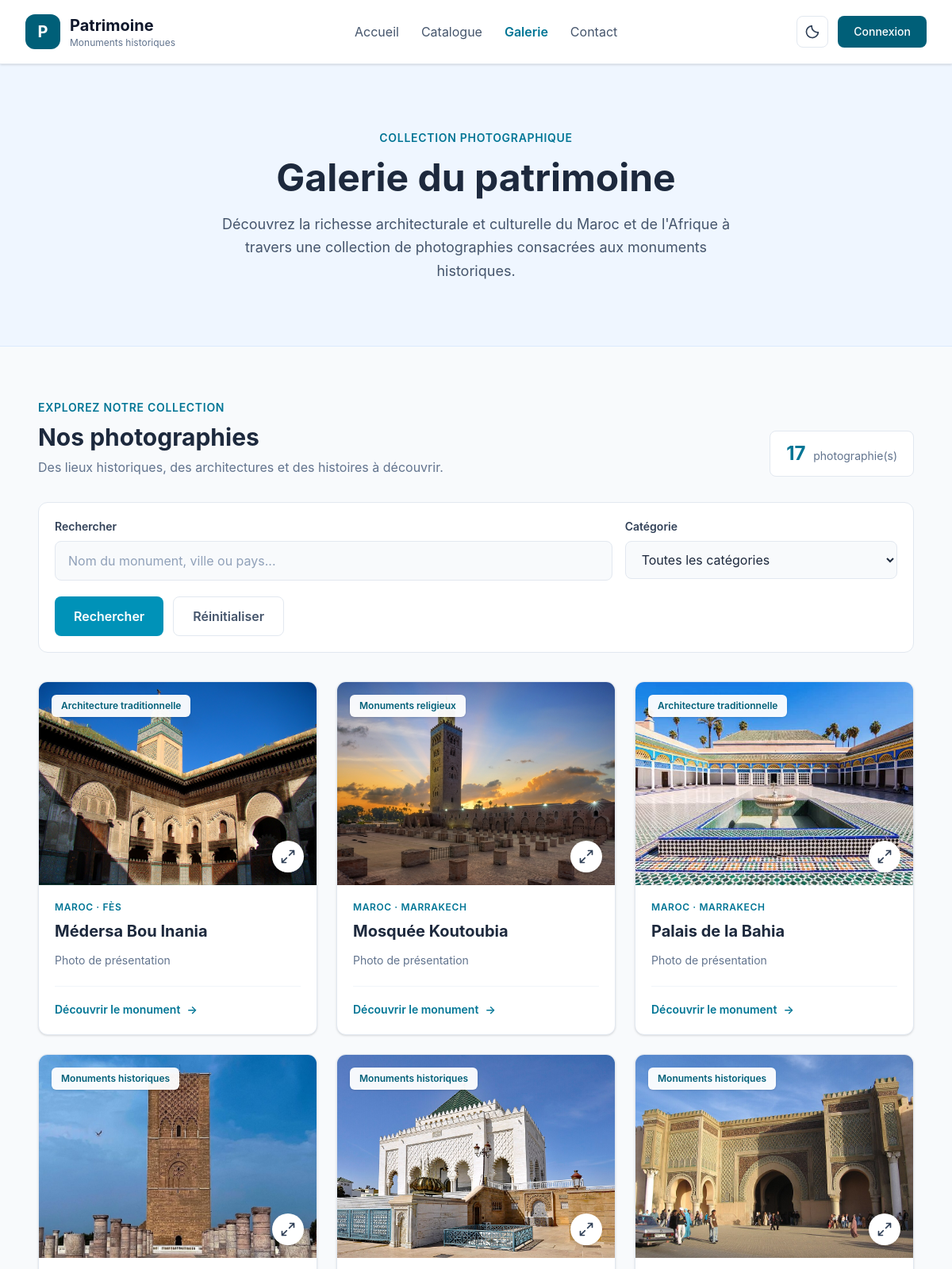
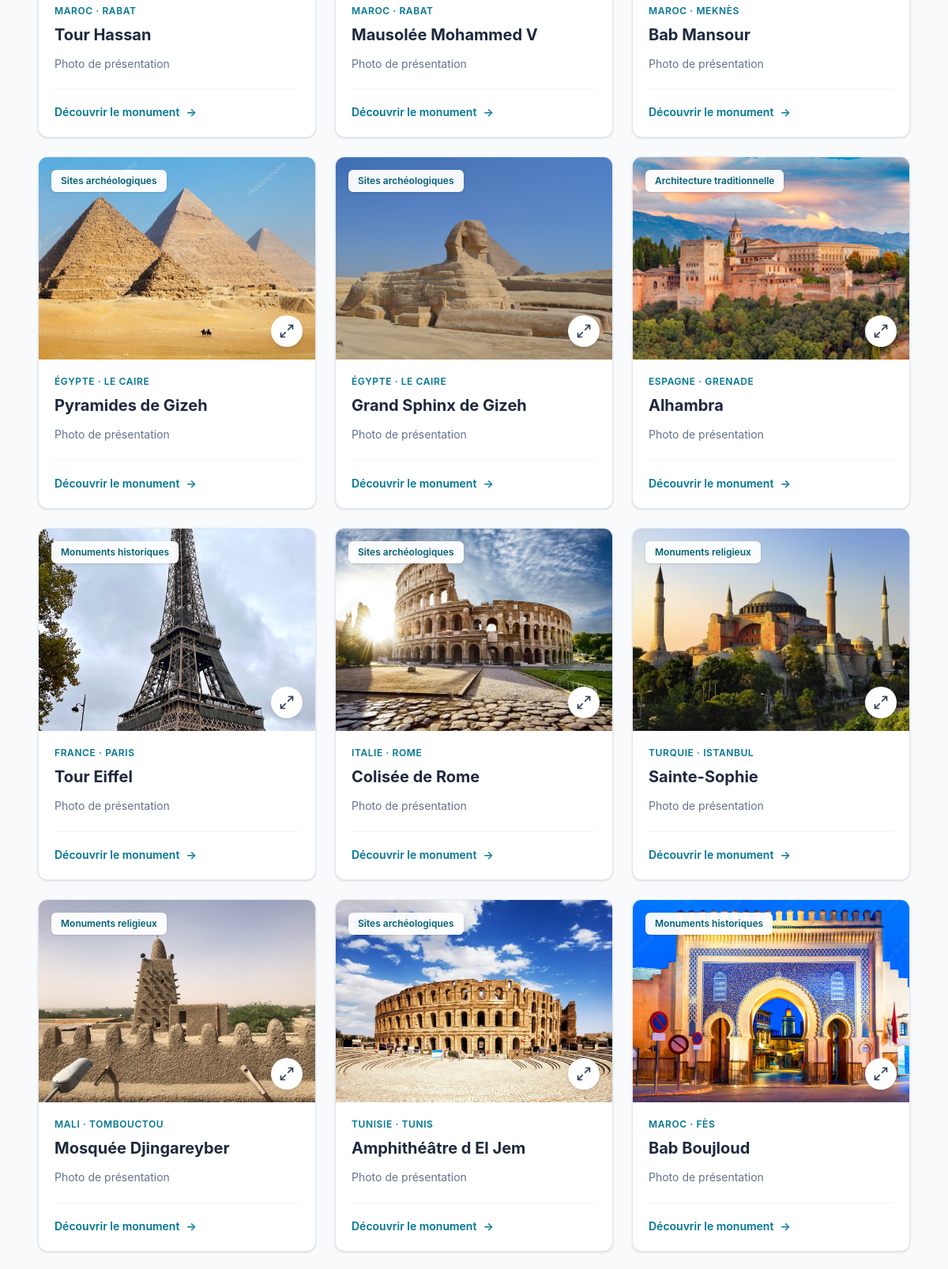
Page /galerie.php (upper part) on the committed database (2 pictures, top to bottom).
### tables this page shows
CREATE TABLE `image` (
  `id` int(11) NOT NULL,
  `chemin` varchar(255) NOT NULL,
  `legende` varchar(200) DEFAULT NULL,
  `monument_id` int(11) NOT NULL
);

CREATE TABLE `categorie` (
  `id` int(11) NOT NULL,
  `nom` varchar(100) NOT NULL,
  `description` text DEFAULT NULL
);

CREATE TABLE `pays` (
  `id` int(11) NOT NULL,
  `nom` varchar(100) NOT NULL,
  `code_iso` char(2) NOT NULL
);

CREATE TABLE `ville` (
  `id` int(11) NOT NULL,
  `nom` varchar(100) NOT NULL,
  `description` text DEFAULT NULL,
  `pays_id` int(11) NOT NULL
);

CREATE TABLE `monument` (
  `id` int(11) NOT NULL,
  `titre` varchar(150) NOT NULL,
  `description` text NOT NULL,
  `categorie_id` int(11) NOT NULL,
  `ville_id` int(11) NOT NULL
);

### galerie.php (the view, shortened to what this page needs)
<?php
function e($value): string {
    return htmlspecialchars((string)$value, ENT_QUOTES, 'UTF-8');
}
$recherche = trim($_GET['recherche'] ?? '');
$sql = "
    SELECT
        i.id AS image_id,
        i.chemin,
        i.legende,
        m.id AS monument_id,
        m.titre,
        m.description,
        c.id AS categorie_id,
        c.nom AS categorie,
        v.nom AS ville,
        p.nom AS pays
    FROM image i
    INNER JOIN monument m ON m.id = i.monument_id
    INNER JOIN categorie c ON c.id = m.categorie_id
    INNER JOIN ville v ON v.id = m.ville_id
    INNER JOIN pays p ON p.id = v.pays_id
    WHERE 1 = 1
";
$sql .= " ORDER BY i.id DESC";
$stmt = mysqli_prepare($conn, $sql);
$images = [];
if ($stmt) {
    mysqli_stmt_execute($stmt);
    $result = mysqli_stmt_get_result($stmt);
    while ($row = mysqli_fetch_assoc($result)) {
        $images[] = $row;
    }
}
$totalImages = count($images);
include __DIR__ . '/includes/header.php';
?>
<main class="bg-slate-50 dark:bg-slate-950 min-h-screen transition-colors duration-300">
    <section class="bg-blue-50 dark:bg-slate-900 border-b border-blue-100 dark:border-slate-800 transition-colors duration-300">
        <div class="max-w-6xl mx-auto px-6 py-16 md:py-20 text-center">
            <span class="inline-block text-sm font-semibold tracking-wider uppercase text-cyan-700 dark:text-cyan-400 mb-4">
                Collection photographique
            </span>
            <h1 class="text-4xl md:text-5xl font-bold text-slate-800 dark:text-white mb-5">
                Galerie du patrimoine
            </h1>
            <p class="max-w-2xl mx-auto text-slate-600 dark:text-slate-300 leading-relaxed text-base md:text-lg">
                Découvrez la richesse architecturale et culturelle du Maroc
                et de l'Afrique à travers une collection de photographies
                consacrées aux monuments historiques.
            </p>
        </div>
    </section>
    <section id="galerie" class="max-w-6xl mx-auto px-6 py-14 md:py-16">
        <div class="flex flex-col md:flex-row md:items-end md:justify-between gap-4 mb-8">
            <div>
                <span class="text-cyan-700 dark:text-cyan-400 text-sm font-semibold uppercase tracking-wider">
                    Explorez notre collection
                </span>
                <h2 class="text-3xl font-bold text-slate-800 dark:text-white mt-2">
                    Nos photographies
                </h2>
                <p class="text-slate-500 dark:text-slate-400 mt-2">
                    Des lieux historiques, des architectures et des histoires à découvrir.
                </p>
            </div>
            <div class="bg-white dark:bg-slate-900 border border-slate-200 dark:border-slate-700 rounded-lg px-5 py-3 transition-colors">
                <span class="text-2xl font-bold text-cyan-700 dark:text-cyan-400">
                    <?= $totalImages ?>
                </span>
                <span class="text-sm text-slate-500 dark:text-slate-400 ml-1">
                    photographie(s)
                </span>
            </div>
        </div>
        <form method="GET" action="galerie.php"
              class="bg-white dark:bg-slate-900 border border-slate-200 dark:border-slate-700 rounded-xl p-5 mb-9 transition-colors duration-300">
            <div class="grid grid-cols-1 md:grid-cols-3 gap-4">
                <div class="md:col-span-2">
                    <label for="recherche"
                           class="block text-sm font-semibold text-slate-700 dark:text-slate-200 mb-2">
                        Rechercher
                    </label>
                    <input
                        type="search"
                        id="recherche"
                        name="recherche"
                        value="<?= e($recherche) ?>"
                        placeholder="Nom du monument, ville ou pays..."
                        class="w-full px-4 py-3 rounded-lg border border-slate-200 dark:border-slate-600 bg-slate-50 dark:bg-slate-800 text-slate-800 dark:text-white placeholder-slate-400 dark:placeholder-slate-500 outline-none focus:border-cyan-500 focus:ring-2 focus:ring-cyan-100 dark:focus:ring-cyan-900 transition"
                    >
                </div>
                <div>
                    <label for="categorie"
                           class="block text-sm font-semibold text-slate-700 dark:text-slate-200 mb-2">
                        Catégorie
                    </label>
                    <select
                        name="categorie"
                        id="categorie"
                        class="w-full px-4 py-3 rounded-lg border border-slate-200 dark:border-slate-600 bg-slate-50 dark:bg-slate-800 text-slate-800 dark:text-white outline-none focus:border-cyan-500 focus:ring-2 focus:ring-cyan-100 dark:focus:ring-cyan-900 transition"
                    >
                        <option value="0">Toutes les catégories</option>
                    </select>
                </div>
            </div>
            <div class="flex flex-wrap gap-3 mt-5">
                <button
                    type="submit"
                    class="px-6 py-3 rounded-lg bg-cyan-600 hover:bg-cyan-700 text-white font-semibold transition-colors"
                >
                    Rechercher
                </button>
                <a
                    href="galerie.php"
                    class="px-6 py-3 rounded-lg border border-slate-200 dark:border-slate-600 text-slate-600 dark:text-slate-300 hover:bg-slate-50 dark:hover:bg-slate-800 font-semibold transition-colors"
                >
                    Réinitialiser
                </a>
            </div>
        </form>
        <?php if ($totalImages > 0): ?>
            <div class="grid grid-cols-1 sm:grid-cols-2 lg:grid-cols-3 gap-6">
                <?php foreach ($images as $image): ?>
                    <article class="group bg-white dark:bg-slate-900 rounded-xl overflow-hidden border border-slate-200 dark:border-slate-700 shadow-sm hover:shadow-md dark:hover:shadow-black/20 transition-all duration-300">
                        <div class="relative h-64 overflow-hidden bg-slate-100 dark:bg-slate-800">
                            <img
                                src="<?= e($image['chemin']) ?>"
                                alt="<?= e($image['legende'] ?: $image['titre']) ?>"
                                loading="lazy"
                                class="w-full h-full object-cover group-hover:scale-105 transition-transform duration-500 cursor-pointer"
                                onclick="ouvrirImage(this)"
                                onerror="this.style.display='none'; this.nextElementSibling.classList.remove('hidden');"
                            >
                            <span class="absolute top-4 left-4 px-3 py-1.5 rounded-md bg-white/95 dark:bg-slate-900/95 text-cyan-800 dark:text-cyan-400 text-xs font-semibold shadow-sm">
                                <?= e($image['categorie']) ?>
                            </span>
                            <button
                                type="button"
                                onclick="ouvrirImageDepuisCarte(this)"
                                class="absolute bottom-4 right-4 w-10 h-10 rounded-full bg-white dark:bg-slate-800 text-slate-700 dark:text-slate-200 shadow-md hover:bg-cyan-600 hover:text-white transition-colors flex items-center justify-center"
                                aria-label="Agrandir l'image"
                            >
                                <svg class="w-5 h-5" fill="none" stroke="currentColor" viewBox="0 0 24 24">
                                    <path d="M15 3h6v6M9 21H3v-6M21 3l-7 7M3 21l7-7"
                                          stroke-width="2"
                                          stroke-linecap="round"
                                          stroke-linejoin="round"/>
                                </svg>
                            </button>
                        </div>
                        <div class="p-5">
                            <p class="text-xs font-semibold uppercase tracking-wider text-cyan-700 dark:text-cyan-400 mb-2">
                                <?= e($image['pays']) ?> · <?= e($image['ville']) ?>
                            </p>
                            <h3 class="text-xl font-bold text-slate-800 dark:text-white mb-3">
                                <?= e($image['titre']) ?>
                            </h3>
                            <p class="text-sm text-slate-500 dark:text-slate-400 leading-relaxed mb-5 line-clamp-2">
                                <?= e($image['legende'] ?: $image['description']) ?>
                            </p>
                            <div class="pt-4 border-t border-slate-100 dark:border-slate-700">
                                <a
                                    href="fiche.php?id=<?= (int)$image['monument_id'] ?>"
                                    class="inline-flex items-center gap-2 text-sm font-semibold text-cyan-700 dark:text-cyan-400 hover:text-cyan-900 dark:hover:text-cyan-300 transition-colors"
                                >
                                    Découvrir le monument
                                    <span>→</span>
                                </a>
                            </div>
                        </div>
                    </article>
                <?php endforeach; ?>
            </div>
        <?php endif; ?>
    </section>
</main>
<?php include __DIR__ . '/includes/footer.php'; ?>

### css/style.css (style rules this page uses)
html, body, header, nav, footer, main, section, article, div, a, button, p, h1, h2, h3, span, input, textarea, select { transition-property: background-color, border-color, color, box-shadow, fill, stroke; transition-duration: 350ms; transition-timing-function: ease-in-out; }
img, svg { transition: none; }

### rows in the picture
image: chemin (picture), categorie.nom "Architecture traditionnelle", pays.nom "MAROC", ville.nom "FÈS", monument.titre "Médersa Bou Inania", legende "Photo de présentation"
image: chemin (picture), categorie.nom "Monuments religieux", pays.nom "MAROC", ville.nom "MARRAKECH", monument.titre "Mosquée Koutoubia", legende "Photo de présentation"
image: chemin (picture), categorie.nom "Architecture traditionnelle", pays.nom "MAROC", ville.nom "MARRAKECH", monument.titre "Palais de la Bahia", legende "Photo de présentation"
image: chemin (picture), categorie.nom "Monuments historiques", pays.nom "MAROC", ville.nom "RABAT", monument.titre "Tour Hassan", legende "Photo de présentation"
image: chemin (picture), categorie.nom "Monuments historiques", pays.nom "MAROC", ville.nom "RABAT", monument.titre "Mausolée Mohammed V", legende "Photo de présentation"
image: chemin (picture), categorie.nom "Monuments historiques", pays.nom "MAROC", ville.nom "MEKNÈS", monument.titre "Bab Mansour", legende "Photo de présentation"
image: chemin (picture), categorie.nom "Sites archéologiques", pays.nom "ÉGYPTE", ville.nom "LE CAIRE", monument.titre "Pyramides de Gizeh", legende "Photo de présentation"
image: chemin (picture), categorie.nom "Sites archéologiques", pays.nom "ÉGYPTE", ville.nom "LE CAIRE", monument.titre "Grand Sphinx de Gizeh", legende "Photo de présentation"
image: chemin (picture), categorie.nom "Architecture traditionnelle", pays.nom "ESPAGNE", ville.nom "GRENADE", monument.titre "Alhambra", legende "Photo de présentation"
image: chemin (picture), categorie.nom "Monuments historiques", pays.nom "FRANCE", ville.nom "PARIS", monument.titre "Tour Eiffel", legende "Photo de présentation"
image: chemin (picture), categorie.nom "Sites archéologiques", pays.nom "ITALIE", ville.nom "ROME", monument.titre "Colisée de Rome", legende "Photo de présentation"
image: chemin (picture), categorie.nom "Monuments religieux", pays.nom "TURQUIE", ville.nom "ISTANBUL", monument.titre "Sainte-Sophie", legende "Photo de présentation"
image: chemin (picture), categorie.nom "Monuments religieux", pays.nom "MALI", ville.nom "TOMBOUCTOU", monument.titre "Mosquée Djingareyber", legende "Photo de présentation"
image: chemin (picture), categorie.nom "Sites archéologiques", pays.nom "TUNISIE", ville.nom "TUNIS", monument.titre "Amphithéâtre d El Jem", legende "Photo de présentation"
image: chemin (picture), categorie.nom "Monuments historiques", pays.nom "MAROC", ville.nom "FÈS", monument.titre "Bab Boujloud", legende "Photo de présentation"

### other values in the picture
$totalImages "17"
